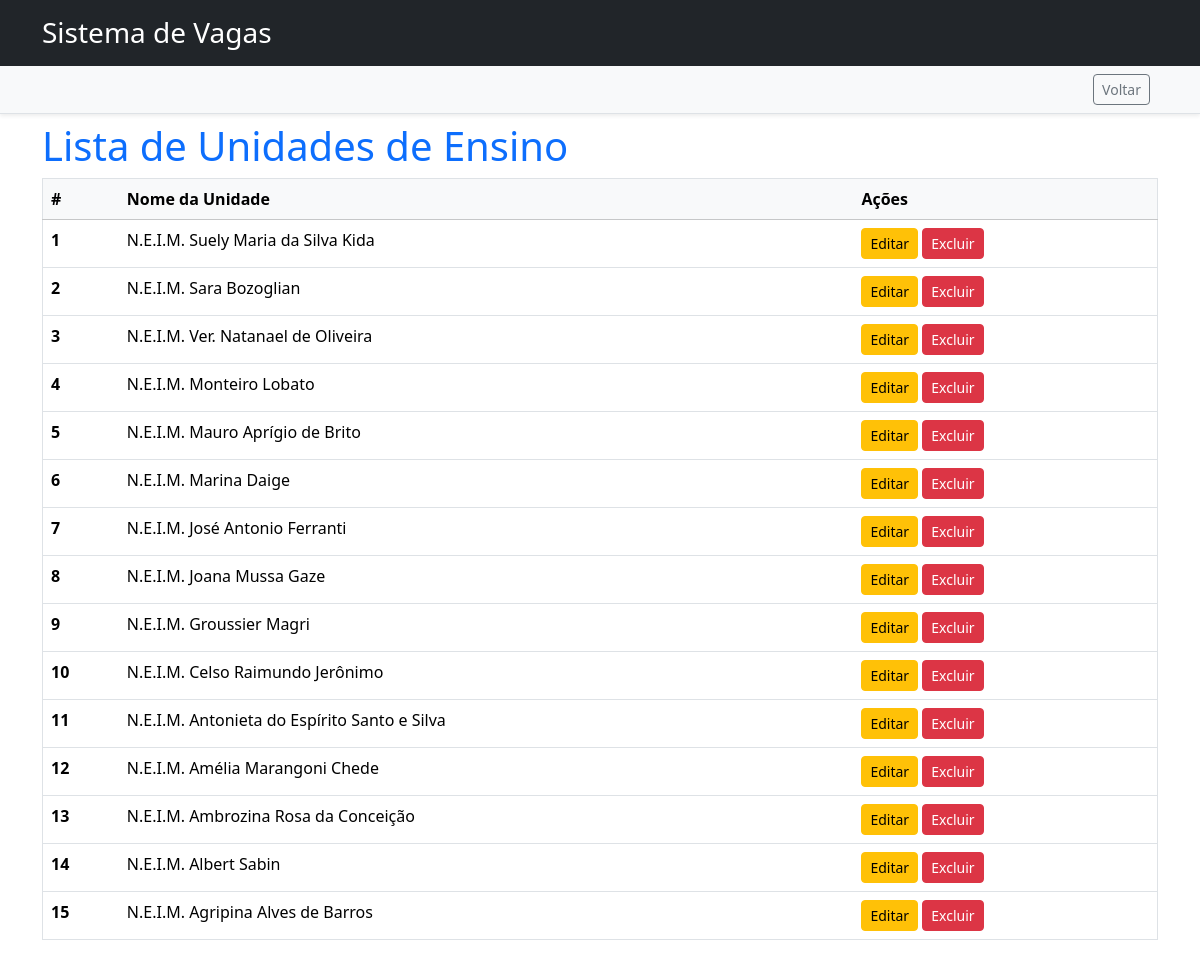
The app's page /unidade/list with its own data.
### creches/models.py (models this page shows, shortened)
class Unidade(models.Model):
    nome_unidade = models.CharField(
        max_length=100, verbose_name="Nome da Unidade de Ensino"
    )
    endereco = models.ForeignKey(
        Endereco, on_delete=models.CASCADE, related_name="unidade"
    )

### creches/views.py (the view)
# urls.py: path("unidade/list", creches.views.UnidadeListView.as_view(), name="unidade_list"),
class UnidadeListView(ListView):
    model = Unidade
    template_name = "unidade_list.html"

### creches/templates/unidade_list.html (shortened to what this page needs)
{% extends 'base.html' %}
{% block content %}
<nav class="sticky-top bg-light border-bottom shadow-sm p-2">
    <div class="container d-flex justify-content-end">
        <a href="{% url 'home' %}" class="btn btn-outline-secondary btn-sm me-2">
                Voltar</a>
    </div>
</nav>
  <div class="container mt-2">
    <h1 class="text-primary mb-2">Lista de Unidades de Ensino</h1>
      <div class="table-responsive">
        <table class="table table-hover border">
            <thead class="table-light">
              <tr>
                <th scope="col">#</th>
                <th scope="col">Nome da Unidade</th>
                <th scope="col">Ações</th>
              </tr>
            </thead>
            <tbody>
              {% for unidade in object_list %}
                <tr>
                  <th scope="row">{{ unidade.pk }}</th>
                  <td>{{ unidade.nome_unidade }}</td>
                <td>
                  <a href="{% url 'unidade_atualiza' unidade.pk %}" class="btn btn-warning btn-sm">Editar</a>
                  <a href="{% url 'unidade_delete' unidade.pk %}" class="btn btn-danger btn-sm">Excluir</a>
                </td>
                </tr>
              {% endfor %}
            </tbody>
        </table>
      </div>
  </div>
{% endblock content %}

### creches/templates/base.html (shortened to what this page needs)
<!doctype html>
<html lang="pt-br">
<head>
    <link href="https://cdn.jsdelivr.net/npm/bootstrap@5.3.8/dist/css/bootstrap.min.css" rel="stylesheet">
</head>
<header class="bg-dark text-white p-3" class="no-print">
    <div class="container">
        <h3 class="m-0">Sistema de Vagas</h3>
    </div>
</header>
<body>
    <main>
        {% block content %}{% endblock content %}
    </main>
</body>
</html>

### records on screen
Unidade: pk "1", nome_unidade "N.E.I.M. Suely Maria da Silva Kida"
Unidade: pk "2", nome_unidade "N.E.I.M. Sara Bozoglian"
Unidade: pk "3", nome_unidade "N.E.I.M. Ver. Natanael de Oliveira"
Unidade: pk "4", nome_unidade "N.E.I.M. Monteiro Lobato"
Unidade: pk "5", nome_unidade "N.E.I.M. Mauro Aprígio de Brito"
Unidade: pk "6", nome_unidade "N.E.I.M. Marina Daige"
Unidade: pk "7", nome_unidade "N.E.I.M. José Antonio Ferranti"
Unidade: pk "8", nome_unidade "N.E.I.M. Joana Mussa Gaze"
Unidade: pk "9", nome_unidade "N.E.I.M. Groussier Magri"
Unidade: pk "10", nome_unidade "N.E.I.M. Celso Raimundo Jerônimo"
Unidade: pk "11", nome_unidade "N.E.I.M. Antonieta do Espírito Santo e Silva"
Unidade: pk "12", nome_unidade "N.E.I.M. Amélia Marangoni Chede"
Unidade: pk "13", nome_unidade "N.E.I.M. Ambrozina Rosa da Conceição"
Unidade: pk "14", nome_unidade "N.E.I.M. Albert Sabin"
Unidade: pk "15", nome_unidade "N.E.I.M. Agripina Alves de Barros"
